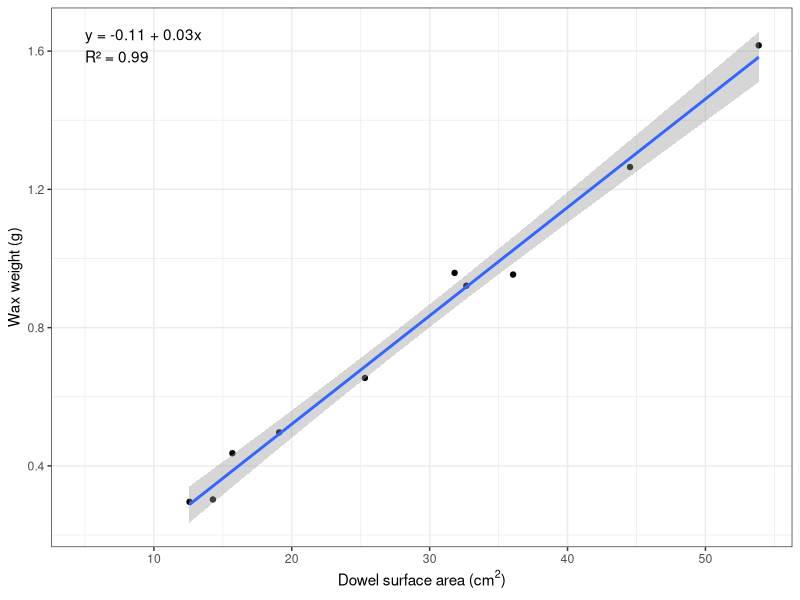

This figure's R source:
#############################
### LOAD LIBRARIES
#############################
library(tidyverse)
library(here)


#############################
### READ IN DATA
#############################
SA_standard <- read_csv(here("Data", "SA_standards.csv"))
SA_frag <- read_csv(here("Data", "SA_fragments.csv"))

###Calculate standards wax weight
SA_standard$Wax_weight <- SA_standard$weight_wWax - SA_standard$weight

model<-lm(data = SA_standard, Wax_weight ~ SA_cm2)
eq <- function(model){
  coefs <- coef(model)
  r2 <- summary(model)$r.squared
  paste0("y = ", round(coefs[1], 2), " + ", round(coefs[2], 2), "x\n",
         "R² = ", round(r2, 3))
}
wax.plot <- SA_standard%>% 
  ggplot(aes(x = SA_cm2, y = Wax_weight)) +
  geom_point() +
  geom_smooth(method = "lm") +
  theme_bw() +
  labs(x = expression("Dowel surface area (cm"^2*")"),
       y = "Wax weight (g)") +
  annotate("text",x = 5, y = max(SA_standard$Wax_weight), label = eq(model), hjust = 0)
wax.plot

###Calculate wax weight
SA_frag$Wax_weight <- SA_frag$weight_wWax - SA_frag$weight

### Extract coefficients from reg line formula for SA
a <- coef(model)[1]  # intercept
b <- coef(model)[2]  # slope

SA_frag$calc_SA <- (SA_frag$Wax_weight - a) / b
write.csv(SA_frag, here("Data","SA_fragments_final.csv"))
